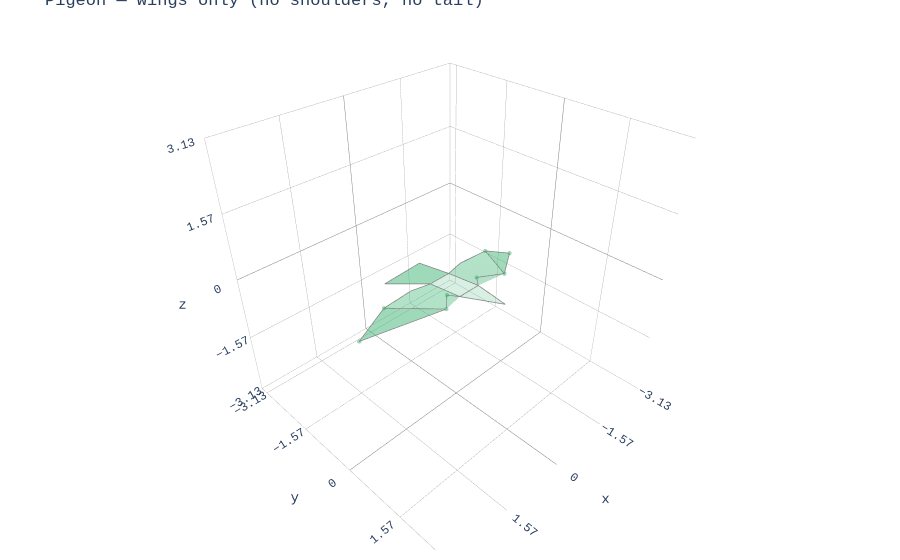

Notebook code for this chart:
### Markdown cell above
### Wings-only: exclude shoulders AND tail

To focus purely on wing morphing and gust response, additionally exclude the tailtips. This gives a clean wing-only analysis set.

### Code cell
# Start fresh — exclude shoulders AND tail
pigeon_wings = Animal3D("pigeon", data="../data/mean_pigeon_shape.csv")

pigeon_wings.exclude_markers([
    "left_shoulder", "right_shoulder",
    "left_lastsecondary_tip", "right_lastsecondary_tip",
    "left_tailtip", "right_tailtip",
])

print(f"=== Wings-only analysis set ===")
print(f"Analysis markers ({len(pigeon_wings.analysis_indices)}):")
print(f"  {pigeon_wings.analysis_marker_names}")
print(f"\nPCA labels ({len(pigeon_wings.analysis_marker_labels())}):")
for label in pigeon_wings.analysis_marker_labels():
    print(f"  {label}")

fig = plot_plotly(pigeon_wings, colour='mediumseagreen')
fig.update_layout(title="Pigeon — wings only (no shoulders, no tail)")
fig.show()

### Figure 1 — Plotly figure (JSON) as saved in the notebook; plotly's stock layout.template omitted (floating-point values rounded to 4 significant figures)
{"data": [{"color": "mediumseagreen", "hoverinfo": "none", "opacity": 0.2, "type": "mesh3d", "x": [0.271, -0.05033, -0.271], "y": [0.3412, 1.261, 0.3412], "z": [0.002318, 0.1311, 0.002318]}, {"hoverinfo": "name", "line": {"color": "grey", "width": 1.5}, "mode": "lines", "name": "head mediumseagreen", "type": "scatter3d", "x": [0.271, -0.05033, -0.271, 0.271], "y": [0.3412, 1.261, 0.3412, 0.3412], "z": [0.002318, 0.1311, 0.002318, 0.002318]}, {"color": "mediumseagreen", "hoverinfo": "none", "opacity": 0.2, "type": "mesh3d", "x": [0.271, 0.271, 0.04818, -0.271, -0.271], "y": [0.3412, -0.5183, -0.5183, -0.5183, 0.3412], "z": [0.002318, -0.1189, -0.1189, -0.1189, 0.002318]}, {"hoverinfo": "name", "line": {"color": "grey", "width": 1.5}, "mode": "lines", "name": "body mediumseagreen", "type": "scatter3d", "x": [0.271, 0.271, 0.04818, -0.271, -0.271, 0.271], "y": [0.3412, -0.5183, -0.5183, -0.5183, 0.3412, 0.3412], "z": [0.002318, -0.1189, -0.1189, -0.1189, 0.002318, 0.002318]}, {"color": "mediumseagreen", "hoverinfo": "none", "opacity": 0.5, "type": "mesh3d", "x": [0.271, 0.04818, -0.271, -0.4749, 0.5937], "y": [-0.5183, -0.5183, -0.5183, -1.677, -1.647], "z": [-0.1189, -0.1189, -0.1189, -0.4987, -0.5274]}, {"hoverinfo": "name", "line": {"color": "grey", "width": 1.5}, "mode": "lines", "name": "tail mediumseagreen", "type": "scatter3d", "x": [0.271, 0.04818, -0.271, -0.4749, 0.5937, 0.271], "y": [-0.5183, -0.5183, -0.5183, -1.677, -1.647, -0.5183], "z": [-0.1189, -0.1189, -0.1189, -0.4987, -0.5274, -0.1189]}, {"color": "mediumseagreen", "hoverinfo": "none", "opacity": 0.4, "type": "mesh3d", "x": [0.271, 0.4367, 0.8501, 1.492, 0.7293, 0.271], "y": [0.3412, 0.1392, 0.5401, -0.575, -0.6189, -0.5183], "z": [0.002318, 0.02094, 0.1121, -0.1258, -0.1187, -0.1189]}, {"hoverinfo": "name", "line": {"color": "grey", "width": 1.5}, "mode": "lines", "name": "right_armwing mediumseagreen", "type": "scatter3d", "x": [0.271, 0.4367, 0.8501, 1.492, 0.7293, 0.271, 0.271], "y": [0.3412, 0.1392, 0.5401, -0.575, -0.6189, -0.5183, 0.3412], "z": [0.002318, 0.02094, 0.1121, -0.1258, -0.1187, -0.1189, 0.002318]}, {"color": "mediumseagreen", "hoverinfo": "none", "opacity": 0.4, "type": "mesh3d", "x": [-0.271, -0.4367, -0.8501, -1.492, -0.7293, -0.271], "y": [0.3412, 0.1392, 0.5401, -0.575, -0.6189, -0.5183], "z": [0.002318, 0.02094, 0.1121, -0.1258, -0.1187, -0.1189]}, {"hoverinfo": "name", "line": {"color": "grey", "width": 1.5}, "mode": "lines", "name": "left_armwing mediumseagreen", "type": "scatter3d", "x": [-0.271, -0.4367, -0.8501, -1.492, -0.7293, -0.271, -0.271], "y": [0.3412, 0.1392, 0.5401, -0.575, -0.6189, -0.5183, 0.3412], "z": [0.002318, 0.02094, 0.1121, -0.1258, -0.1187, -0.1189, 0.002318]}, {"color": "mediumseagreen", "hoverinfo": "none", "opacity": 0.5, "type": "mesh3d", "x": [-0.8501, -1.492, -2.236], "y": [0.5401, -0.575, -0.4725], "z": [0.1121, -0.1258, -0.4797]}, {"hoverinfo": "name", "line": {"color": "grey", "width": 1.5}, "mode": "lines", "name": "left_handwing mediumseagreen", "type": "scatter3d", "x": [-0.8501, -1.492, -2.236, -0.8501], "y": [0.5401, -0.575, -0.4725, 0.5401], "z": [0.1121, -0.1258, -0.4797, 0.1121]}, {"color": "mediumseagreen", "hoverinfo": "none", "opacity": 0.5, "type": "mesh3d", "x": [0.8501, 1.492, 2.236], "y": [0.5401, -0.575, -0.4725], "z": [0.1121, -0.1258, -0.4797]}, {"hoverinfo": "name", "line": {"color": "grey", "width": 1.5}, "mode": "lines", "name": "right_handwing mediumseagreen", "type": "scatter3d", "x": [0.8501, 1.492, 2.236, 0.8501], "y": [0.5401, -0.575, -0.4725, 0.5401], "z": [0.1121, -0.1258, -0.4797, 0.1121]}, {"hoverinfo": "none", "marker": {"color": "mediumseagreen", "opacity": 0.5, "size": 2.5}, "mode": "markers", "type": "scatter3d", "x": [-2.236, 2.236, -0.8501, 0.8501, -1.492, 1.492, -0.4367, 0.4367], "y": [-0.4725, -0.4725, 0.5401, 0.5401, -0.575, -0.575, 0.1392, 0.1392], "z": [-0.4797, -0.4797, 0.1121, 0.1121, -0.1258, -0.1258, 0.02094, 0.02094]}], "layout": {"font": {"family": "Andale Mono, Courier New, sans-serif"}, "margin": {"b": 10, "l": 10, "r": 10, "t": 10}, "scene": {"aspectmode": "cube", "aspectratio": {"x": 1, "y": 1, "z": 1}, "xaxis": {"backgroundcolor": "white", "dtick": 1.565, "gridcolor": "grey", "gridwidth": 0.5, "range": [-3.131, 3.131], "showbackground": true, "zerolinecolor": "grey"}, "yaxis": {"backgroundcolor": "white", "dtick": 1.565, "gridcolor": "grey", "gridwidth": 0.5, "range": [-3.339, 2.923], "showbackground": true, "zerolinecolor": "grey"}, "zaxis": {"backgroundcolor": "white", "dtick": 1.565, "gridcolor": "grey", "gridwidth": 0.5, "range": [-3.131, 3.131], "showbackground": true, "zerolinecolor": "grey"}}, "showlegend": false, "title": {"text": "Pigeon — wings only (no shoulders, no tail)"}}}
